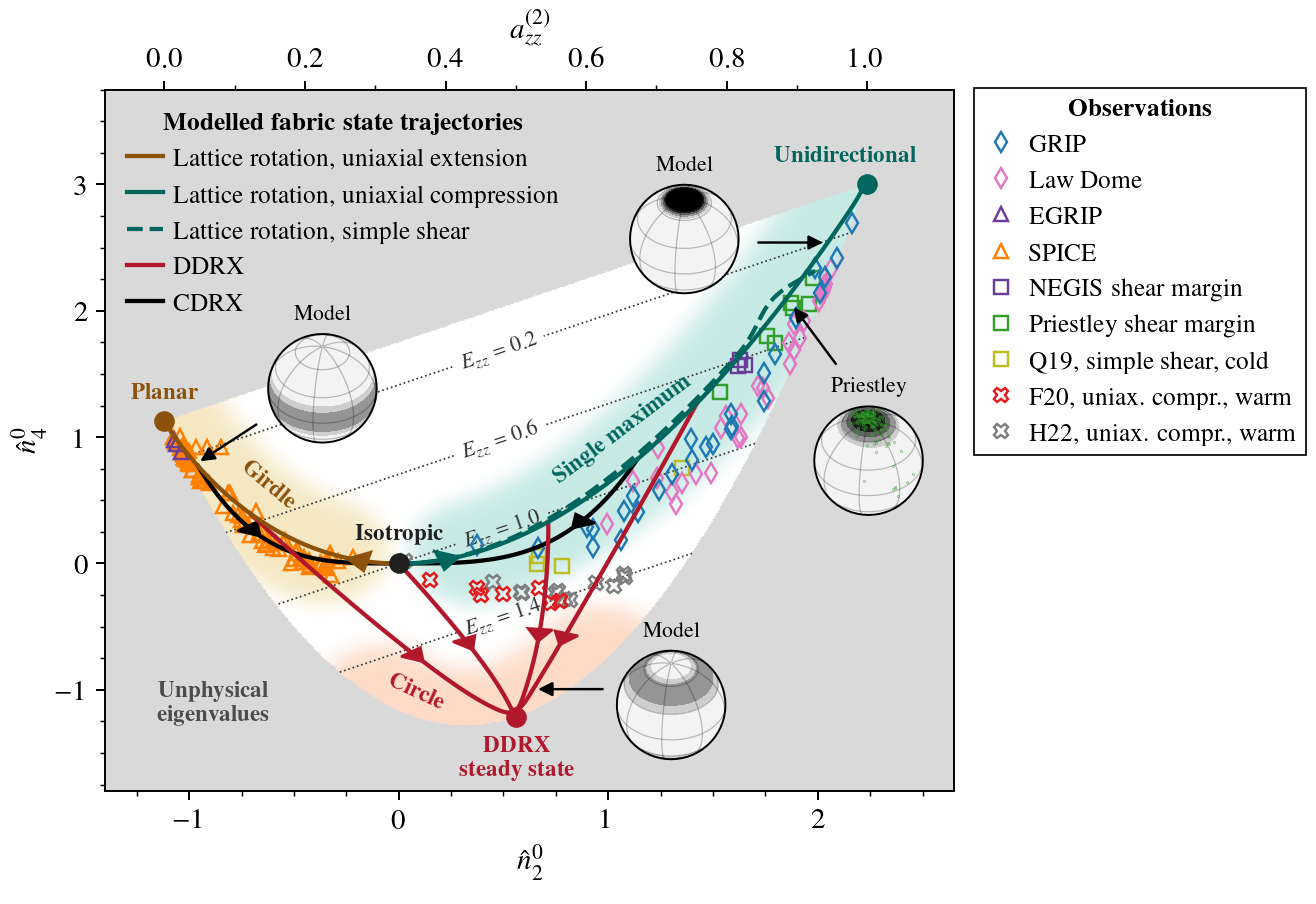

Write the Python code that produced this figure.
# N. M. Rathmann <rathmann@nbi.ku.dk> and D. Lilien, 2022-2023

"""
CPO state-space map comparing model trajectories to data (Lilien et al., 2023)
"""

import sys, os, copy, code # code.interact(local=locals())

import numpy as np
import pandas as pd
import pickle, glob

import matplotlib.pyplot as plt
import matplotlib.gridspec as gridspec
import matplotlib.colors

sys.path.insert(0, '..')
from localheader import *
from experiments import * # experiment definitions (data structures for experiment files, etc.)

from specfabpy import specfab as sf
from specfabpy import constants as sfconst
from specfabpy import integrator as sfint
from specfabpy import statespace as sfsp
from specfabpy import plotting as sfplt
FS = sfplt.setfont_tex(fontsize=12)
FSLEG = FS-1.5
FSANNO = FS-2.5

SELFNAME = sys.argv[0][:-3] # used as prefix for pickled files
os.system('mkdir -p specfab-state-trajectories')
def pfile(fname): return "specfab-state-trajectories/%s--%s.p"%(SELFNAME, fname) # full path name for pickled files

#--------------------
# Run options
#--------------------

DEBUG           = 0  # Low-resolution plotting, etc.
INTEGRATE_MODEL = 0  # Generate model lines? Else load saved Pickle files.
            
PLOT_ODF_INSETS = True
            
#--------------------
# Config
#--------------------

Nt = 300 # Number of specfab integration steps

if DEBUG: 
    L = 8 # Spectral truncation for debugging (faster plotting)
    RES = 2*50 
    RESX, RESY = int(RES/2), RES
else:
    L = 20 # Spectral truncation 
    RESX = RESY = 5*100
    
lm, nlm_len = sf.init(L) 
    
#--------------------
# Experimental data to plot
#--------------------

# All data (Gerber et al., 2023)
experiments = (expr_GRIP, expr_LAWDOME, expr_EGRIP_MAIN, expr_SPICE, expr_EGRIP_S5, expr_Priestley, expr_Qi, expr_Fan_10,expr_Fan_4, expr_Hunter) 

# Lilien et al. (2022)
#experiments = (expr_GRIP, expr_LAWDOME, expr_EGRIP_MAIN, expr_SPICE, expr_Priestley, expr_Qi, expr_Fan_10,expr_Fan_4, expr_Hunter) 

# DEBUG
#experiments = (expr_GRIP,)

#--------------------
# Load pre-processed correlations (see process-experiments.py)
#--------------------

correlations = []

for expr in experiments:
    fcorr = "observed-states/%s.p"%(expr['path']) 
    print('=== Loading correlations: %s ==='%(fcorr))
    corr = pickle.load(open(fcorr, "rb"))
    corr['n20'] /= norm # Normalization
    corr['n40'] /= norm
    corr['n60'] /= norm
    correlations.append(corr) 
    
#--------------------
# Modeled correlations
#--------------------

def integrate_model(nlm0, Mtype, modtype, Nt=Nt, rotate=False, name=None):

    iota = zeta = Gamma0 = Lambda = nu = None

    if Mtype == 'LROT': iota, zeta, nu = 1, 0, 1
    if Mtype == 'DDRX': Gamma0 = 18e-0
    if Mtype == 'CDRX': Lambda = 2e-1
        
    if modtype == 'uc': mod, target = dict(type='ps', axis=2, T=+1, r=0), -0.99
    if modtype == 'ue': mod, target = dict(type='ps', axis=2, T=-1, r=0), 6
    if modtype == 'ss': mod, target = dict(type='ss', plane=1, T=+1), np.deg2rad(83)
    
    nlm, F, *_ = sfint.lagrangianparcel(sf, mod, target, Nt=Nt, nlm0=nlm0, iota=iota, zeta=zeta, Gamma0=Gamma0, Lambda=Lambda, nu=nu) 

    if rotate:
        nlmr = nlm.copy()
        for tt in np.arange(1,Nt+1):
            (m1_colat, m1_lon, _) = get_m_angles(sf.a2(nlm[tt,:]))
            nlmr[tt,:] = sf.rotate_nlm(sf.rotate_nlm( nlm[tt,:], 0, -m1_lon), -m1_colat, 0)
    else:
        nlmr = nlm # no rotation requested, just copy the unrotated solution

    if name is not None: 
        pickle.dump([nlm, nlmr, lm, nlm_len], open(pfile(name), "wb"))

    return nlm, nlmr    
    
    
if INTEGRATE_MODEL:

    print('*** Generating model trajectories from scratch. You can re-use the saves trajectories to avoid re-calculating them by setting INTEGRATE_MODEL=1')

    ### Solve for state-vector time evolution
    
    nlm_iso = np.zeros((nlm_len), dtype=np.complex64)
    nlm_iso[0] = norm
    
    nlm_uc, _  = integrate_model(nlm_iso, 'LROT', 'uc', name='uc') 
    nlm_ue, _  = integrate_model(nlm_iso, 'LROT', 'ue', name='ue') 
    _, nlmr_ss = integrate_model(nlm_iso, 'LROT', 'ss', name='ss', rotate=True) 

    f_nlm_init = lambda nlm, n20_ref: nlm[np.argmin(np.abs(nlm[:,sf.I20]-n20_ref)), :] 
    nlm_ddrx1, _ = integrate_model(f_nlm_init(nlm_ue, -0.20), 'DDRX', 'uc', name='ddrx1') # DDRX trajectory 1
    nlm_ddrx2, _ = integrate_model(f_nlm_init(nlm_uc, +0.00), 'DDRX', 'uc', name='ddrx2') # DDRX trajectory 2
    nlm_ddrx3, _ = integrate_model(f_nlm_init(nlm_uc, +0.20), 'DDRX', 'uc', name='ddrx3') # DDRX trajectory 3
    nlm_ddrx4, _ = integrate_model(f_nlm_init(nlm_uc, +0.40), 'DDRX', 'uc', name='ddrx4') # DDRX trajectory 4
    
    nlm_cdrx1, _ = integrate_model(f_nlm_init(nlm_ue, -0.27), 'CDRX', 'uc', name='cdrx1') # DDRX trajectory 1
    nlm_cdrx2, _ = integrate_model(f_nlm_init(nlm_uc, +0.32), 'CDRX', 'uc', name='cdrx2') # DDRX trajectory 1
    
    
### Load solutions

def load_solution(expname):
    nlm, nlmr,  lm, nlm_len = pickle.load(open(pfile(expname), "rb"))    
    nlm  = np.array([ nlm[tt,:]/nlm[tt,0]   for tt in np.arange(Nt+1) ]) # normalize
    nlmr = np.array([ nlmr[tt,:]/nlmr[tt,0] for tt in np.arange(Nt+1) ]) # normalize
    return (nlm, nlmr, lm, nlm_len)

nlm_uc, _,  lm, nlm_len = load_solution('uc')
nlm_ue, _,  lm, nlm_len = load_solution('ue')
_, nlmr_ss, lm, nlm_len = load_solution('ss')

nlm_ddrx1, _, lm, nlm_len = load_solution('ddrx1')
nlm_ddrx2, _, lm, nlm_len = load_solution('ddrx2')
nlm_ddrx3, _, lm, nlm_len = load_solution('ddrx3')
nlm_ddrx4, _, lm, nlm_len = load_solution('ddrx4')

nlm_cdrx1, _, lm, nlm_len = load_solution('cdrx1')
nlm_cdrx2, _, lm, nlm_len = load_solution('cdrx2')
                
#--------------------
# Construct plot
#--------------------

### Setup figure

scale = 4.7
fig = plt.figure(figsize=(1.6*scale,1.1*scale))
plt.subplots_adjust(left=0.08, right=0.725, top=0.90, bottom=0.125)
ax = plt.gca()

xlims, ylims = [-1.40,2.65], [-1.8,3.75]
sc = np.diff(ylims)/np.diff(xlims)

ms = 6.0
c_ddrx    = '#b2182b'
cl_circle = '#fddbc7'
c_cdrx   = 'k'

legkwargs = {'handlelength':1.4, 'framealpha':1.0, 'fancybox':False, 'handletextpad':0.4, 'borderpad':0.37, 'edgecolor':'k'}

### Determine valid subspace

grain_params = sfconst.ice['viscoplastic']['linear'] # Optimal n'=1 (lin) grain parameters (Rathmann and Lilien, 2021)
(Ezz, Exz, x, y, isvalid) = sfsp.Eij_statemap_ice(grain_params, xlims, ylims, resx=RESX, resy=RESY)

C = statespace_shading(nlm_uc, nlm_ue, x, y, isvalid, shade_circle=True)

# Plot valid subspace and fabric-type shadings 
im = ax.imshow(C, aspect='auto', extent=[np.amin(xlims), np.amax(xlims), np.amin(ylims), np.amax(ylims)], origin='lower', zorder=1)

# Plot E_zz
lvls = np.arange(0.2,1.6+1e-3,0.4)
CS = plt.contour(x,y,Ezz, levels=lvls, linewidths=0.7, linestyles=':', colors='0.2')
manual_locations = [(0.51, y_) for y_ in np.linspace(-0.5, 1.5, len(lvls))]
ax.clabel(CS, CS.levels, inline=True, fmt=r'$E_{zz}=%.1f$', fontsize=FS-3, manual=manual_locations)

### Model lines

hwmul=0.75
h_cdrx1 = plot_trajectory(ax, nlm_cdrx1, arrpos=15, c=c_cdrx, hwmul=hwmul)
h_cdrx2 = plot_trajectory(ax, nlm_cdrx2, arrpos=13, c=c_cdrx, hwmul=hwmul)

h_ddrx1 = plot_trajectory(ax, nlm_ddrx1, arrpos=40, c=c_ddrx, hwmul=hwmul)
h_ddrx2 = plot_trajectory(ax, nlm_ddrx2, arrpos=22, c=c_ddrx, hwmul=hwmul)
h_ddrx3 = plot_trajectory(ax, nlm_ddrx3, arrpos=28, c=c_ddrx, hwmul=hwmul)
h_ddrx4 = plot_trajectory(ax, nlm_ddrx4, arrpos=46, c=c_ddrx, hwmul=hwmul)

h_ss = plot_trajectory(ax, nlmr_ss, arrpos=None, c=sfsp.c_unidir, ls='--')
h_uc = plot_trajectory(ax, nlm_uc, arrpos=9,  c=sfsp.c_unidir)
h_ue = plot_trajectory(ax, nlm_ue, arrpos=17, c=sfsp.c_planar)

h_modellines = [h_ue, h_uc, h_ss, h_ddrx1, h_cdrx1]
legend_strings = ['Lattice rotation, uniaxial extension', 'Lattice rotation, uniaxial compression', 'Lattice rotation, simple shear', 'DDRX', 'CDRX']
legend_modellines = plt.legend(h_modellines, legend_strings, title=r'{\bf Modelled fabric state trajectories}', title_fontsize=FSLEG, loc=2, ncol=1, fontsize=FSLEG, frameon=False, **legkwargs)

### Labels

dy0 = 0.065
mse = 7.5
sfsp.plot_nlm_cases(ax, FSANNO, ms=mse, show_circle=False, dy0=dy0, isolbl_above=True)

nl0_unidir, nl0_planar, nl0_circle = sfdsc.nlm_ideal_cases(norm=norm)
ax.plot(nl0_circle[0], nl0_circle[1] , c=c_ddrx, marker='o', ms=mse, ls='none', label=None, zorder=20)
plt.text(nl0_circle[0], nl0_circle[1]-1.4*dy0/norm, '{\\bf DDRX}\n{\\bf steady state}', color=c_ddrx, ha='center', va='center', ma='center', fontsize=FSANNO)

kwargs_lbl = dict(ha='center', fontsize=FSANNO)
plt.text(+0.300/norm, +0.180/norm, '{\\bf Single maximum}', color=sfsp.c_unidir, rotation=37, **kwargs_lbl)
plt.text(-0.175/norm, +0.125/norm, '{\\bf Girdle}', color=sfsp.c_planar, rotation=-40, **kwargs_lbl)
plt.text(+0.025/norm, -0.325/norm, '{\\bf Circle}', color=c_ddrx, rotation=-25, **kwargs_lbl)
plt.text(-0.250/norm, -0.350/norm, '{\\bf Unphysical}\n{\\bf eigenvalues}', color=sfplt.c_dgray, rotation=0, **kwargs_lbl)

### Plot ODF insets?

if PLOT_ODF_INSETS:

    ### Define observational states
    
    (q, qr, m, mnew, caxes, nlm, nlmr, lm) = load_sample('007.ctf.csv', expr_Priestley)
    (qlatr, qcolatr, qlonr) = qr
    nlmr_L4 = nlmr[:sf.L4len]/norm
    cax_Priestley = (qlatr,qlonr,expr_Priestley['color'])
    
    ### Define model states
    
    arr = lambda ang: 0.1 * np.array([np.cos(np.deg2rad(ang)),np.sin(np.deg2rad(ang))])
    
    ODF_plots = (\
        {'nlm':nlm_uc[int(Nt*4.7/10),:],    'title':'Model',    'cax':None,          'axloc':(0.46, 0.675), 'darr':arr(180), 'lvlmax':0.8}, \
        {'nlm':nlm_ue[int(Nt*6/10),:],      'title':'Model',    'cax':None,          'axloc':(0.185, 0.51), 'darr':arr(30), 'lvlmax':0.5}, \
        {'nlm':nlm_ddrx4[int(Nt*3.5/10),:], 'title':'Model',    'cax':None,          'axloc':(0.45, 0.16), 'darr':arr(0), 'lvlmax':0.45}, \
        {'nlm':nlmr_L4,                     'title':'Priestley','cax':cax_Priestley, 'axloc':(0.60, 0.43), 'darr':arr(-50),'lvlmax':0.8}, \
    )

    ### Plot
    
    for ODF in ODF_plots:

        # Setup axis
        geo, prj = sfplt.getprojection(rotation=55+180, inclination=50)   
        W = 0.12 # axis width
        axin = plt.axes([ODF['axloc'][0],ODF['axloc'][1], W,W], projection=prj) #, transform=ax.transData)
        axin.set_global()
        axin.set_title(ODF['title'], fontsize=FS-3)
                
        # Plot ODF
        nlm = ODF['nlm']*norm
        sfplt.plotODF(nlm, lm, axin, lvlset=(np.linspace(0.0,ODF['lvlmax'],6), lambda x,p:'%.1f'%x), showcb=False)

        # Arrow to ODF state
        n20_ = np.real(nlm[sf.I20])/norm
        n40_ = np.real(nlm[sf.I40])/norm
        ax.annotate("", xy=(n20_, n40_), xycoords='data', \
                        xytext=(n20_+ODF['darr'][0]/norm, n40_+sc**2*ODF['darr'][1]/norm), textcoords='data', \
                        arrowprops=dict(arrowstyle="-|>", connectionstyle="arc3", facecolor='black'),zorder=20)            

        # Plot c-axis data
        if ODF['cax'] is not None:
            qlatd, qlond = np.rad2deg(ODF['cax'][0]), np.rad2deg(ODF['cax'][1])
            axin.plot(qlond, qlatd, ls='none', marker='o', markersize=0.16, color=ODF['cax'][2], transform=geo) 
       

### Experimental data points

for ii,expr in enumerate(experiments):
    x = correlations[ii]['n20'] # n_2^0
    y = correlations[ii]['n40'] # n_4^0
    if expr['type']=='ss':  mrk = 's'
    if expr['type']=='ue':  mrk = '^'
    if expr['type']=='uc':  mrk = 'd'
    if expr['type']=='ucw': mrk = 'X'
    ax.plot(x,y, ms=ms, ls='none', color=expr['color'], fillstyle='none', marker=mrk, label=expr['plotname'], zorder=1+(len(experiments)-ii))

### Axes and legends

plt.sca(ax)

plt.xlabel(r'$\hat{n}_2^0$')
plt.ylabel(r'$\hat{n}_4^0$')

leg = plt.legend(bbox_to_anchor=(1.43,1.02), title=r'{\bf Observations}', title_fontsize=FSLEG, fontsize=FSLEG, frameon=True, **legkwargs); 
leg.get_frame().set_linewidth(0.7);
ax.add_artist(legend_modellines)

xt = np.arange(-5,5,0.25)
ax.set_xticks(xt[::4])
ax.set_xticks(xt, minor=True)
ax.set_yticks(xt[::4])
ax.set_yticks(xt, minor=True)

plt.xlim(xlims)
plt.ylim(ylims)

### Second x axis for a_zz^(2) comparrison 

secax = ax.secondary_xaxis('top', functions=(n20_to_azz, azz_to_n20))
secax.set_xlabel(r'$a^{(2)}_{zz}$')
xticks = np.arange(0,1+1e-3,0.1)
secax.set_xticks(xticks[0::2])
secax.set_xticks(xticks[::1], minor=True)

### Save figure

plt.savefig('%s.png'%(SELFNAME), dpi=175)
